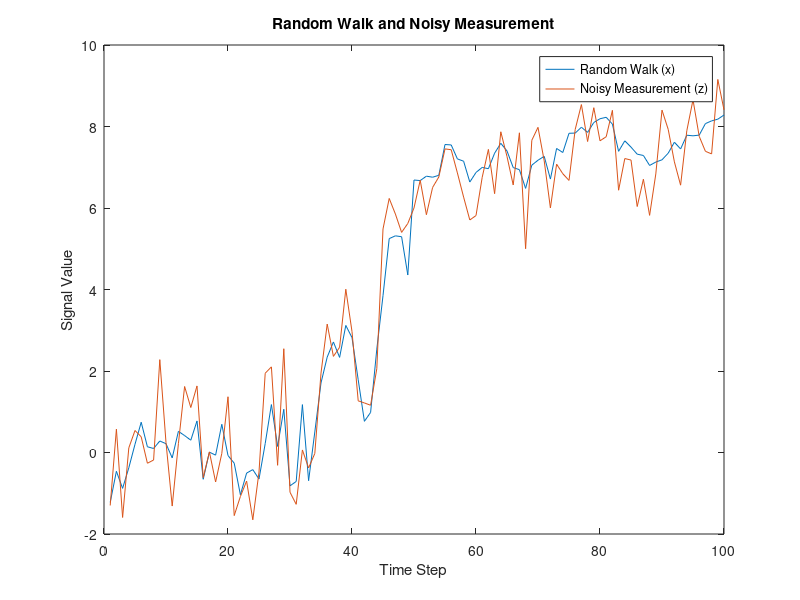

MATLAB code for this plot:
%{
A heuristic implementation of a random walk process
Based on Bolviken, E., Christophersen, N., & Storvik, G. (1998). Linear dynamical models, Kalman filtering and
statistics: Lecture notes to IN-ST 259. University of Oslo. https://www.mn.uio.no/math/tjenester/kunnskap/kompendier/komp_kalman.pdf

Q(k − 1) = 1 for k = 1, ..., 50 and = 0.1 for k = 51, ..., 100. Observations are simulated with R(k)=0.5 for all k.
%}

rng('default'); % Reset the random number generator to its default settings

n = 100; % Number of data points

% Define process noise covariance matrix Q
Q = [ones(n/2,1); ones(n/2,1)/10];

% Define measurement noise covariance matrix R
R = ones(n,1)/2;

% Generate process noise w
w = normrnd(zeros(n,1), sqrt(Q));

% Generate a random walk signal x   
x = cumsum(w);

% Generate measurement noise z
z = x + normrnd(zeros(n,1), sqrt(R));

% Create an array representing time steps
a = 1:n;

% Plot the random walk signal and the noisy measurement
plot(a, x, a, z);
legend('Random Walk (x)', 'Noisy Measurement (z)');
xlabel('Time Step');
ylabel('Signal Value');
title('Random Walk and Noisy Measurement');
